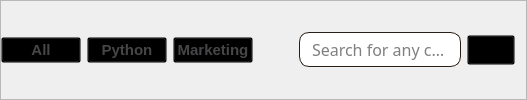
            <widget class="QFrame" name="filterbutton">
             <property name="minimumSize">
              <size>
               <width>0</width>
               <height>50</height>
              </size>
             </property>
             <property name="styleSheet">
              <string notr="true">QPushButton {
	background: transparent;
	font-size: 15px;
	color: #281e15;
	font: bold;
}

QPushButton {
	color: #464648;
}
</string>
             </property>
             <property name="frameShape">
              <enum>QFrame::StyledPanel</enum>
             </property>
             <property name="frameShadow">
              <enum>QFrame::Raised</enum>
             </property>
             <layout class="QHBoxLayout" name="horizontalLayout_5">
              <property name="leftMargin">
               <number>0</number>
              </property>
              <item>
               <widget class="QPushButton" name="all">
                <property name="maximumSize">
                 <size>
                  <width>500</width>
                  <height>16777215</height>
                 </size>
                </property>
                <property name="cursor">
                 <cursorShape>PointingHandCursor</cursorShape>
                </property>
                <property name="text">
                 <string>All</string>
                </property>
               </widget>
              </item>
              <item>
               <widget class="QPushButton" name="it">
                <property name="maximumSize">
                 <size>
                  <width>500</width>
                  <height>16777215</height>
                 </size>
                </property>
                <property name="cursor">
                 <cursorShape>PointingHandCursor</cursorShape>
                </property>
                <property name="text">
                 <string>Python</string>
                </property>
               </widget>
              </item>
              <item>
               <widget class="QPushButton" name="marketing">
                <property name="maximumSize">
                 <size>
                  <width>500</width>
                  <height>16777215</height>
                 </size>
                </property>
                <property name="cursor">
                 <cursorShape>PointingHandCursor</cursorShape>
                </property>
                <property name="text">
                 <string>Marketing</string>
                </property>
               </widget>
              </item>
              <item>
               <spacer name="horizontalSpacer_3">
                <property name="orientation">
                 <enum>Qt::Horizontal</enum>
                </property>
                <property name="sizeHint" stdset="0">
                 <size>
                  <width>40</width>
                  <height>20</height>
                 </size>
                </property>
               </spacer>
              </item>
              <item>
               <widget class="QLineEdit" name="search">
                <property name="minimumSize">
                 <size>
                  <width>0</width>
                  <height>35</height>
                 </size>
                </property>
                <property name="maximumSize">
                 <size>
                  <width>16777215</width>
                  <height>35</height>
                 </size>
                </property>
                <property name="font">
                 <font>
                  <family>Calibri Light</family>
                  <pointsize>12</pointsize>
                 </font>
                </property>
                <property name="toolTip">
                 <string>&lt;html&gt;&lt;head/&gt;&lt;body&gt;&lt;p&gt;Click to the search icon on the right&lt;/p&gt;&lt;/body&gt;&lt;/html&gt;</string>
                </property>
                <property name="styleSheet">
                 <string notr="true">#search {
	border-radius: 10px;
	border: 1px solid #281e15;
	padding-left: 10px;
	padding-right: 10px;
}</string>
                </property>
                <property name="inputMask">
                 <string/>
                </property>
                <property name="text">
                 <string/>
                </property>
                <property name="frame">
                 <bool>true</bool>
                </property>
                <property name="placeholderText">
                 <string>Search for any content</string>
                </property>
                <property name="cursorMoveStyle">
                 <enum>Qt::VisualMoveStyle</enum>
                </property>
                <property name="clearButtonEnabled">
                 <bool>true</bool>
                </property>
               </widget>
              </item>
              <item>
               <widget class="QPushButton" name="searchgo_btn">
                <property name="minimumSize">
                 <size>
                  <width>30</width>
                  <height>30</height>
                 </size>
                </property>
                <property name="cursor">
                 <cursorShape>PointingHandCursor</cursorShape>
                </property>
                <property name="text">
                 <string/>
                </property>
                <property name="icon">
                 <iconset>
                  <normalon>:/icons/search-interface-symbol.png</normalon>
                 </iconset>
                </property>
                <property name="shortcut">
                 <string>Return</string>
                </property>
               </widget>
              </item>
             </layout>
            </widget>
